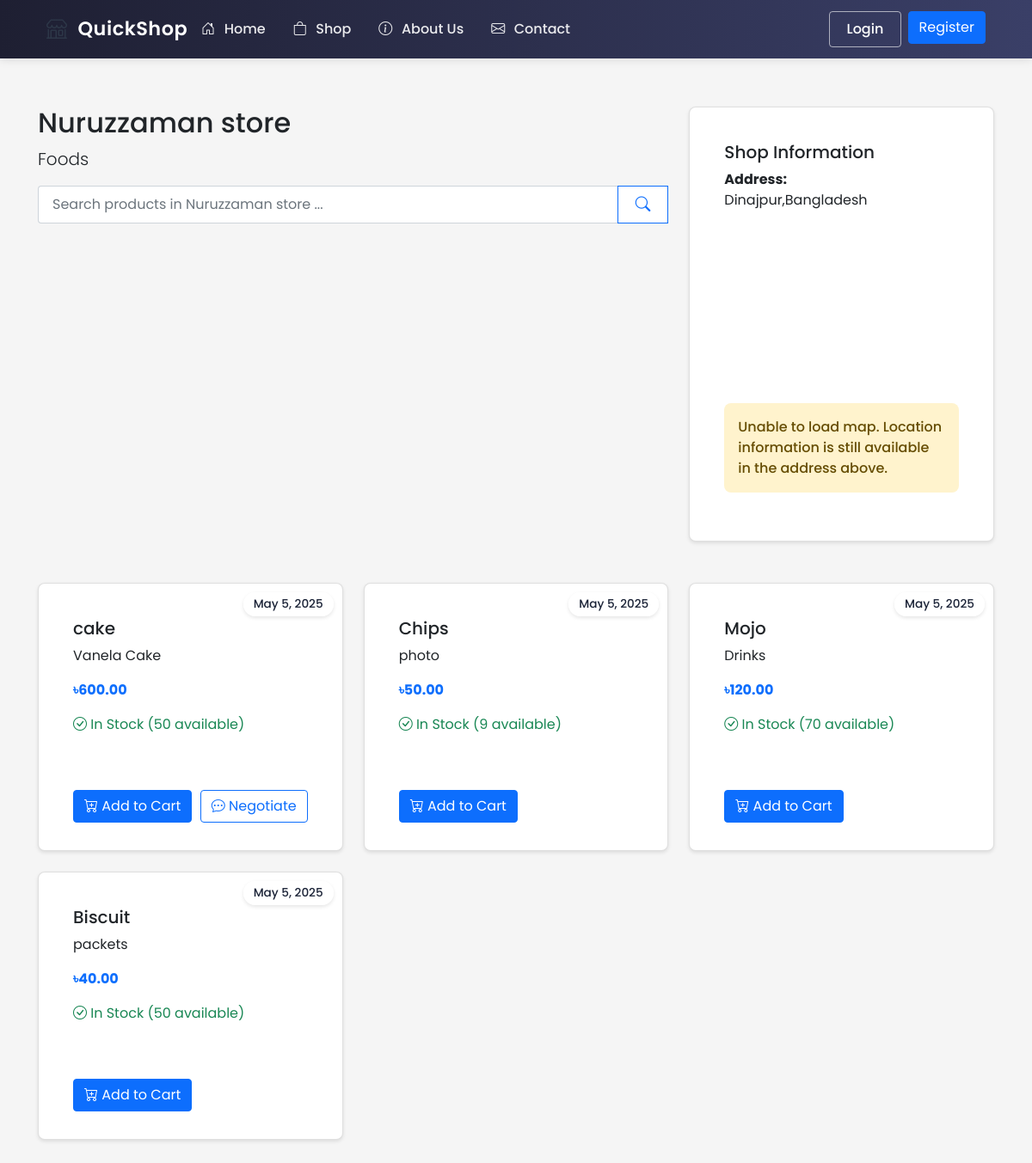
/shop/1, run on an earlier commit of the app's database.
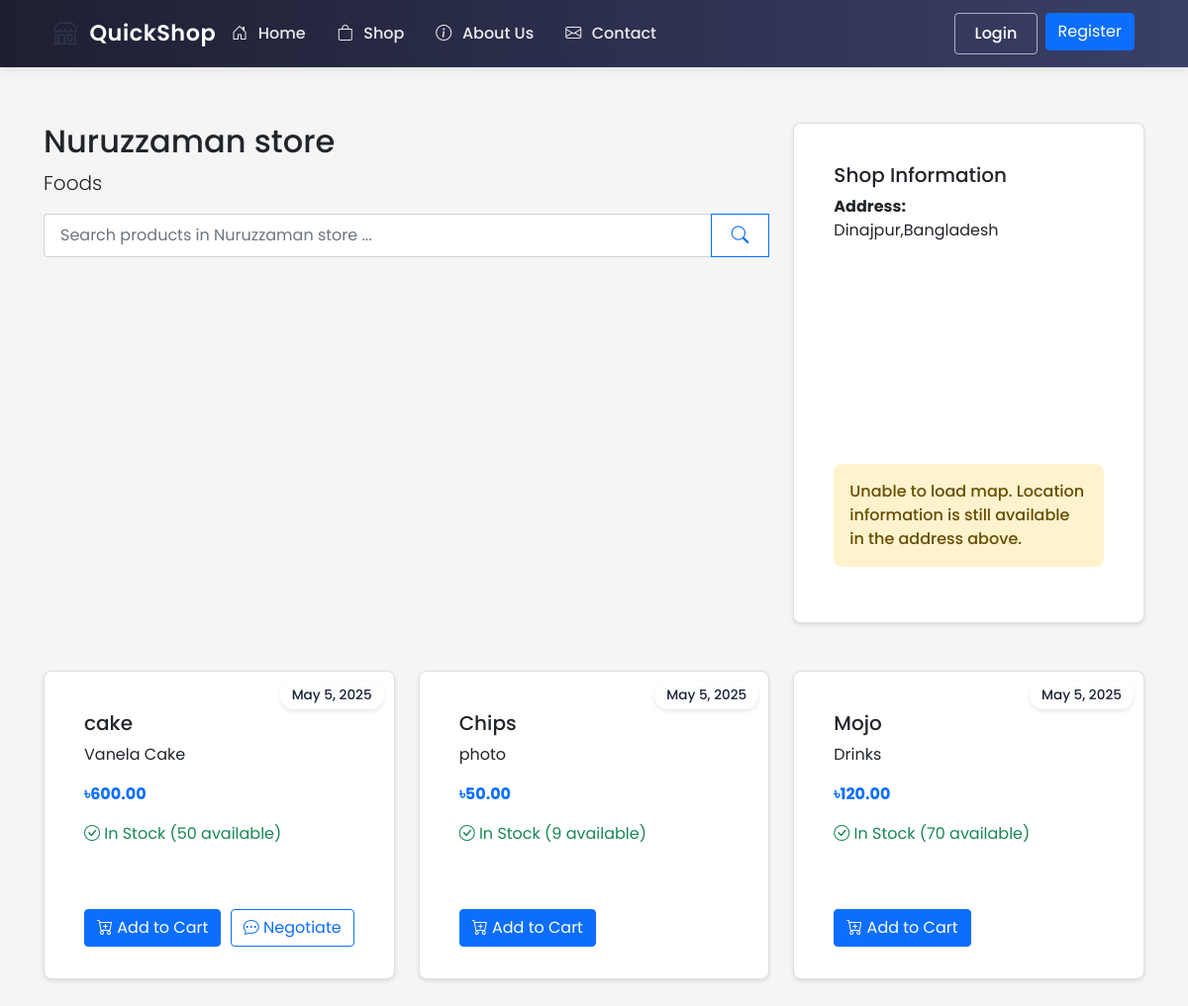
And on a later commit of the database.
### ecommerce/models/shop.py (models this page shows, shortened)
class Shop(db.Model):
    id = db.Column(db.Integer, primary_key=True)
    name = db.Column(db.String(100), nullable=False)
    description = db.Column(db.Text)
    owner_id = db.Column(db.Integer, db.ForeignKey('user.id'), nullable=False)
    location_lat = db.Column(db.Float, nullable=False)
    location_lng = db.Column(db.Float, nullable=False)
    address = db.Column(db.String(200), nullable=False)
    created_at = db.Column(db.DateTime, default=datetime.utcnow)
    is_active = db.Column(db.Boolean, default=True)
    products = db.relationship('Product', backref='shop', lazy=True)
    orders = db.relationship('Order', backref='shop', lazy=True)

class Product(db.Model):
    id = db.Column(db.Integer, primary_key=True)
    name = db.Column(db.String(100), nullable=False)
    description = db.Column(db.Text)
    price = db.Column(db.Float, nullable=False)
    stock = db.Column(db.Integer, nullable=False, default=0)
    shop_id = db.Column(db.Integer, db.ForeignKey('shop.id'), nullable=False)
    image_url = db.Column(db.String(255))
    category = db.Column(db.String(50))  # Add category field
    created_at = db.Column(db.DateTime, default=datetime.utcnow)
    min_price = db.Column(db.Float)  # Minimum acceptable price
    max_discount_percentage = db.Column(db.Float, default=20.0)  # Maximum allowed discount
    continue_iteration = db.Column(db.Boolean, default=False)  # Whether to continue negotiation after max discount
    def is_negotiable(self):
        return self.min_price is not None and self.min_price < self.price

### ecommerce/routes/shop.py (the view)
@shop_bp.route('/<int:shop_id>')
def view(shop_id):
    shop = Shop.query.get_or_404(shop_id)
    return render_template('shop/view.html', shop=shop)

### ecommerce/templates/shop/view.html (shortened to what this page needs)
{% extends "base.html" %}
{% block content %}
<div class="container mt-4">
    <div class="row mb-4">
        <div class="col-md-8">
            <h2>{{ shop.name }}</h2>
            <p class="lead">{{ shop.description }}</p>
            <form class="search-form mb-4" action="{{ url_for('main.search') }}" method="GET">
                <div class="input-group">
                    <input class="form-control search-input" type="search" name="q"
                           placeholder="Search products in {{ shop.name }}..."
                           value="{{ request.args.get('q', '') }}"
                           aria-label="Search" autocomplete="off">
                    <button class="btn btn-outline-primary" type="submit">
                        <i class="bi bi-search"></i>
                    </button>
                </div>
            </form>
        </div>
        <div class="col-md-4">
            <div class="card">
                <div class="card-body">
                    <h5 class="card-title">Shop Information</h5>
                    <p><strong>Address:</strong><br>
                    {{ shop.address }}</p>
                    <div id="map" style="height: 200px;"></div>
                    <div id="mapError" class="alert alert-warning mt-2" style="display: none;">
                        Unable to load map. Location information is still available in the address above.
                    </div>
                </div>
            </div>
        </div>
    </div>
    <div class="row">
        {% for product in shop.products %}
            <div class="col-md-4 mb-4">
                <div class="card h-100 product-card">
                    <span class="date-badge">May 5, 2025</span>
                    <div class="card-body">
                        <h5 class="card-title">{{ product.name }}</h5>
                        <p class="card-text">{{ product.description[:100] }}{% if product.description|length > 100 %}...{% endif %}</p>
                        <p class="card-text">
                            <strong class="text-primary">৳{{ "%.2f"|format(product.price) }}</strong>
                        </p>
                        {% if product.stock > 0 %}
                            <p class="text-success">
                                <i class="bi bi-check-circle"></i> In Stock ({{ product.stock }} available)
                            </p>
                        {% else %}
                            <p class="text-danger">
                                <i class="bi bi-x-circle"></i> Out of Stock
                            </p>
                        {% endif %}
                    </div>
                    <div class="card-footer bg-transparent border-top-0 d-flex justify-content-between">
                        {% if product.stock > 0 %}
                            <button class="btn btn-primary add-to-cart"
                                    data-product-id="{{ product.id }}"
                                    data-product-name="{{ product.name }}">
                                <i class="bi bi-cart-plus"></i> Add to Cart
                            </button>
                            {% if product.is_negotiable() %}
                                <button class="btn btn-outline-primary negotiate-price"
                                        data-product-id="{{ product.id }}"
                                        data-product-name="{{ product.name }}"
                                        data-price="{{ product.price }}">
                                    <i class="bi bi-chat-dots"></i> Negotiate
                                </button>
                            {% endif %}
                        {% else %}
                            <button class="btn btn-secondary" disabled>Out of Stock</button>
                        {% endif %}
                    </div>
                </div>
            </div>
        {% else %}
            <div class="col-12">
                <div class="alert alert-info">
                    No products available in this shop yet.
                </div>
            </div>
        {% endfor %}
    </div>
</div>
{% endblock %}

### ecommerce/templates/base.html (shortened to what this page needs)
<!DOCTYPE html>
<html lang="en">
<head>
    <link href="https://cdn.jsdelivr.net/npm/bootstrap@5.1.3/dist/css/bootstrap.min.css" rel="stylesheet">
    <link rel="stylesheet" href="https://cdn.jsdelivr.net/npm/bootstrap-icons@1.7.2/font/bootstrap-icons.css">
    <link rel="stylesheet" href="{{ url_for('static', filename='css/style.css') }}">
</head>
<body class="d-flex flex-column min-vh-100">
    <nav class="navbar navbar-expand-lg navbar-light">
        <div class="container">
            <a class="logo" href="{{ url_for('main.index') }}">
                <span class="logo-icon">
                    <i class="bi bi-shop"></i>
                </span>
                <span class="logo">QuickShop</span>
            </a>
            <div class="collapse navbar-collapse" id="navbarNav">
                <ul class="navbar-nav me-auto">
                    <li class="nav-item">
                        <a class="nav-link" href="{{ url_for('main.index') }}">
                            <i class="bi bi-house-door"></i> Home
                        </a>
                    </li>
                    <li class="nav-item">
                        <a class="nav-link" href="{{ url_for('shop.index') }}">
                            <i class="bi bi-bag"></i> Shop
                        </a>
                    </li>
                    <li class="nav-item">
                        <a class="nav-link" href="{{ url_for('main.about') }}">
                            <i class="bi bi-info-circle"></i> About Us
                        </a>
                    </li>
                    <li class="nav-item">
                        <a class="nav-link" href="{{ url_for('main.contact_page') }}">
                            <i class="bi bi-envelope"></i> Contact
                        </a>
                    </li>
                </ul>
                <ul class="navbar-nav ms-auto">
                    {% if current_user.is_authenticated %}
                        {% if current_user.role == 'admin' %}
                        <li class="nav-item">
                            <a class="nav-link" href="{{ url_for('admin.dashboard') }}">
                                <i class="bi bi-speedometer2"></i> Admin Panel
                            </a>
                        </li>
                        <li class="nav-item dropdown">
                            <a class="nav-link dropdown-toggle" href="#" role="button" data-bs-toggle="dropdown">
                                <i class="bi bi-gear"></i> Manage
                            </a>
                            <ul class="dropdown-menu">
                                <li><a class="dropdown-item" href="{{ url_for('admin.orders') }}">
                                    <i class="bi bi-box-seam"></i> Orders
                                </a></li>
                                <li><a class="dropdown-item" href="{{ url_for('admin.manage_shops') }}">
                                    <i class="bi bi-shop"></i> Shops
                                </a></li>
                                <li><a class="dropdown-item" href="{{ url_for('admin.settings') }}">
                                    <i class="bi bi-gear"></i> Settings
                                </a></li>
                            </ul>
                        </li>
                        {% elif current_user.role == 'shop_owner' %}
                        <li class="nav-item">
                            <a class="nav-link" href="{{ url_for('shop.dashboard') }}">
                                <i class="bi bi-speedometer2"></i> Shop Dashboard
                            </a>
                        </li>
                        <li class="nav-item dropdown">
                            <a class="nav-link dropdown-toggle" href="#" role="button" data-bs-toggle="dropdown">
                                <i class="bi bi-shop"></i> Shop Management
                            </a>
                            <ul class="dropdown-menu">
                                <li><a class="dropdown-item" href="{{ url_for('shop.orders') }}">
                                    <i class="bi bi-box-seam"></i> Orders
                                </a></li>
                                <li><a class="dropdown-item" href="{{ url_for('shop.manage') }}">
                                    <i class="bi bi-grid"></i> Products
                                </a></li>
                                <li><a class="dropdown-item" href="{{ url_for('shop.settings') }}">
                                    <i class="bi bi-gear"></i> Settings
                                </a></li>
                            </ul>
                        </li>
                        {% elif current_user.role == 'delivery' %}
                        <li class="nav-item">
                            <a class="nav-link" href="{{ url_for('delivery.dashboard') }}">
                                <i class="bi bi-speedometer2"></i> Delivery Dashboard
                            </a>
                        </li>
                        <li class="nav-item">
                            <a class="nav-link" href="{{ url_for('delivery.settings') }}">
                                <i class="bi bi-gear"></i> Settings
                            </a>
                        </li>
                        {% else %}
                        <li class="nav-item">
                            <a class="nav-link" href="{{ url_for('main.cart') }}">
                                <i class="bi bi-cart"></i> Cart
                            </a>
                        </li>
                        <li class="nav-item dropdown">
                            <a class="nav-link dropdown-toggle" href="#" role="button" data-bs-toggle="dropdown">
                                <i class="bi bi-person"></i> My Account
                            </a>
                            <ul class="dropdown-menu">
                                <li><a class="dropdown-item" href="{{ url_for('user.dashboard') }}">
                                    <i class="bi bi-speedometer2"></i> Dashboard
                                </a></li>
                                <li><a class="dropdown-item" href="{{ url_for('user.orders') }}">
                                    <i class="bi bi-box-seam"></i> My Orders
                                </a></li>
                                <li><a class="dropdown-item" href="{{ url_for('user.negotiations') }}">
                                    <i class="bi bi-chat-dots"></i> Negotiations
                                </a></li>
                                <li><hr class="dropdown-divider"></li>
                                <li><a class="dropdown-item" href="{{ url_for('user.settings') }}">
                                    <i class="bi bi-gear"></i> Settings
                                </a></li>
                            </ul>
                        </li>
                        {% endif %}
                        <li class="nav-item dropdown">
                            <a class="nav-link dropdown-toggle" href="#" role="button" data-bs-toggle="dropdown">
                                <i class="bi bi-person-circle"></i> {{ current_user.username }}
                            </a>
                            <ul class="dropdown-menu dropdown-menu-end">
                                <li><a class="dropdown-item" href="{{ url_for('auth.profile') }}">
                                    <i class="bi bi-person"></i> Profile
                                </a></li>
                                <li><hr class="dropdown-divider"></li>
                                <li><a class="dropdown-item" href="{{ url_for('auth.logout') }}">
                                    <i class="bi bi-box-arrow-right"></i> Logout
                                </a></li>
                            </ul>
                        </li>
                    {% else %}
                        <li class="nav-item">
                            <a class="btn btn-outline-primary me-2" href="{{ url_for('auth.login') }}">Login</a>
                        </li>
                        <li class="nav-item">
                            <a class="btn btn-primary" href="{{ url_for('auth.register') }}">Register</a>
                        </li>
                    {% endif %}
                </ul>
            </div>
        </div>
    </nav>
    <main class="flex-shrink-0">
        {% block content %}{% endblock %}
    </main>
</body>
</html>

What changed in the data, as far as the page shows it:
removed Product: name "Biscuit", description "packets", price "40.00", stock "50"
